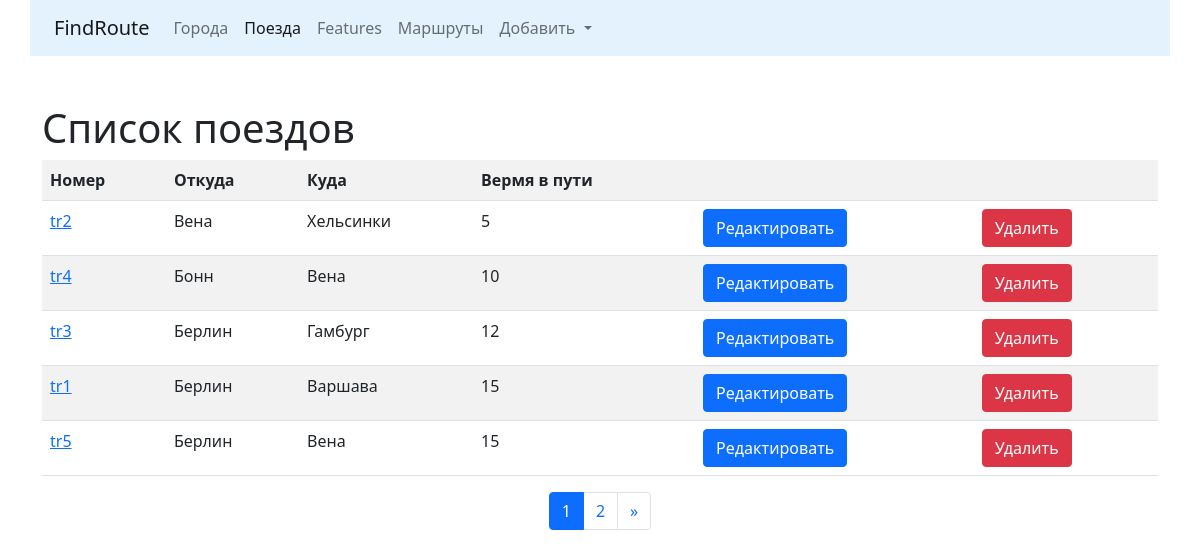
The app's page /trains/ with its own data.
### trains/models.py (models this page shows, shortened)
class Train(models.Model):
    name = models.CharField(max_length=50, unique=True, verbose_name='Номер поезда')
    travel_time = models.PositiveSmallIntegerField(verbose_name='Время в пути')
    from_city = models.ForeignKey(City, on_delete=models.CASCADE, related_name='from_city_set', verbose_name='Из какого города')
    to_city = models.ForeignKey('cities.City', on_delete=models.CASCADE, related_name='to_city_set', verbose_name='В какой город')
    class Meta:
        verbose_name = 'Поезд'
        verbose_name_plural = 'Поезда'
        ordering = ['travel_time']

### cities/models.py (models this page shows, shortened)
class City(models.Model):
    name = models.CharField(max_length=100, unique=True, verbose_name='Город')
    def __str__(self):
        return self.name
    class Meta:
        verbose_name = 'Город'
        verbose_name_plural = 'Города'
        ordering = ['name']

### trains/views.py (the view)
# urls.py: path('', TrainListView.as_view(), name='home'),
class TrainListView(ListView):
    model = Train
    paginate_by = 5
    template_name = 'trains/home.html'

### trains/templates/trains/home.html (shortened to what this page needs)
{% extends 'base.html' %}
{% block content %}
<h1>Список поездов</h1>
<div class="row">
    <div class="col-md">
        <table class="table table-striped">
            <tr>
                <th>Номер</th>
                <th>Откуда</th>
                <th>Куда</th>
                <th>Вермя в пути</th>
                <th>&nbsp;</th>
                <th>&nbsp;</th>
            </tr>
        {% for object in page_obj %}
            <tr>
                <td>
                    <a href="{% url 'trains:detail' object.pk %}">{{ object.name }}</a>
                </td>
                <td>{{ object.from_city }}</td>
                <td>{{ object.to_city }}</td>
                <td>{{ object.travel_time }}</td>
                <td>
                    <a href="{% url 'trains:update' object.pk %}">
                        <button type="submit" class="btn btn-primary">Редактировать</button>
                    </a>
                </td>
                <td>
                    <a href="{% url 'trains:delete' object.pk %}">
                        <button type="submit" class="btn btn-danger">Удалить</button>
                    </a>
                </td>
            </tr>
        {% endfor %}
        </table>
    </div>
</div>
<nav aria-label="Page navigation example">
  <ul class="pagination justify-content-center">
    <li class="page-item active"><a class="page-link">{{ page_obj.number }}</a></li>
    {% if page_obj.has_next %}
    <li class="page-item"><a class="page-link" href="?page={{ page_obj.next_page_number }}">{{ page_obj.next_page_number }}</a></li>
    <li class="page-item">
      <a class="page-link" href="?page={{ page_obj.next_page_number }}" aria-label="Next">
        <span aria-hidden="true">&raquo;</span>
      </a>
    </li>
    {% endif %}
  </ul>
</nav>
{% endblock %}

### records on screen
Train: name "tr2", from_city "Вена", to_city "Хельсинки", travel_time "5"
Train: name "tr4", from_city "Бонн", to_city "Вена", travel_time "10"
Train: name "tr3", from_city "Берлин", to_city "Гамбург", travel_time "12"
Train: name "tr1", from_city "Берлин", to_city "Варшава", travel_time "15"
Train: name "tr5", from_city "Берлин", to_city "Вена", travel_time "15"

### other values on screen
{{ page_obj.number }} "1"
{{ page_obj.next_page_number }} "2"
